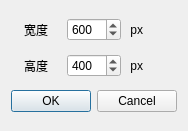
<?xml version="1.0" encoding="UTF-8"?>
<ui version="4.0">
 <class>baseResizeDialog</class>
 <widget class="QDialog" name="baseResizeDialog">
  <property name="geometry">
   <rect>
    <x>0</x>
    <y>0</y>
    <width>174</width>
    <height>131</height>
   </rect>
  </property>
  <property name="windowTitle">
   <string>缩放</string>
  </property>
  <layout class="QGridLayout" name="gridLayout">
   <item row="0" column="0">
    <widget class="QLabel" name="label">
     <property name="text">
      <string>宽度</string>
     </property>
     <property name="alignment">
      <set>Qt::AlignCenter</set>
     </property>
    </widget>
   </item>
   <item row="1" column="0">
    <widget class="QLabel" name="label_3">
     <property name="text">
      <string>高度</string>
     </property>
     <property name="alignment">
      <set>Qt::AlignCenter</set>
     </property>
    </widget>
   </item>
   <item row="2" column="0" colspan="3">
    <widget class="QDialogButtonBox" name="dialogBtnBox">
     <property name="orientation">
      <enum>Qt::Horizontal</enum>
     </property>
     <property name="standardButtons">
      <set>QDialogButtonBox::Cancel|QDialogButtonBox::Ok</set>
     </property>
    </widget>
   </item>
   <item row="0" column="2">
    <widget class="QLabel" name="label_2">
     <property name="text">
      <string> px</string>
     </property>
    </widget>
   </item>
   <item row="1" column="2">
    <widget class="QLabel" name="label_4">
     <property name="text">
      <string> px</string>
     </property>
    </widget>
   </item>
   <item row="1" column="1">
    <widget class="QSpinBox" name="spinBoxHeight">
     <property name="maximum">
      <number>3000</number>
     </property>
     <property name="value">
      <number>400</number>
     </property>
    </widget>
   </item>
   <item row="0" column="1">
    <widget class="QSpinBox" name="spinBoxWidth">
     <property name="maximum">
      <number>4000</number>
     </property>
     <property name="value">
      <number>600</number>
     </property>
    </widget>
   </item>
  </layout>
 </widget>
 <resources/>
 <connections>
  <connection>
   <sender>dialogBtnBox</sender>
   <signal>accepted()</signal>
   <receiver>baseResizeDialog</receiver>
   <slot>accept()</slot>
   <hints>
    <hint type="sourcelabel">
     <x>248</x>
     <y>254</y>
    </hint>
    <hint type="destinationlabel">
     <x>157</x>
     <y>274</y>
    </hint>
   </hints>
  </connection>
  <connection>
   <sender>dialogBtnBox</sender>
   <signal>rejected()</signal>
   <receiver>baseResizeDialog</receiver>
   <slot>reject()</slot>
   <hints>
    <hint type="sourcelabel">
     <x>316</x>
     <y>260</y>
    </hint>
    <hint type="destinationlabel">
     <x>286</x>
     <y>274</y>
    </hint>
   </hints>
  </connection>
 </connections>
</ui>
